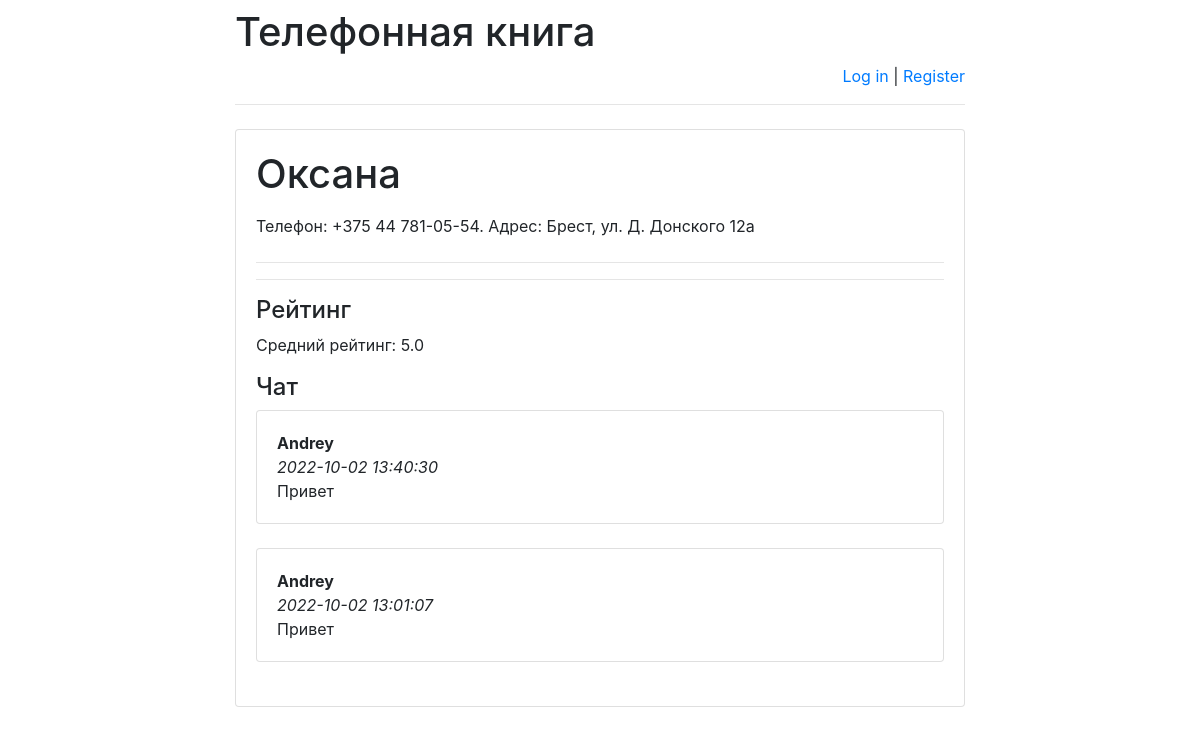
/persons/3/, run on the app's committed database.
### persons/models.py (models this page shows)
class Person(models.Model):
    person_text = models.CharField(max_length=255)
    pub_date = models.DateTimeField('date published')

class Address(models.Model):
    person = models.ForeignKey(Person, on_delete=models.CASCADE)
    text = models.CharField(max_length=255)

class Messages(models.Model):
    chat = models.ForeignKey(
        Person, verbose_name='Чат под человеком',
        on_delete=models.CASCADE)
    author = models.ForeignKey(
        User,
        verbose_name='Пользователь', on_delete=models.CASCADE)
    message = models.TextField('Сообщение')
    pub_date = models.DateTimeField(
        'Дата сообщения',
        default=timezone.now)

### persons/views.py (the view)
# urls.py: re_path(r'^([0-9]+)/$', views.detail, name='detail'),
def detail(request, person_id):
    error_message = None
    if "error_message" in request.GET:
        error_message = request.GET["error_message"]
    return render(
        request,
        "address.html",
        {
            "person": get_object_or_404(Person, pk=person_id),
            "error_message": error_message,
            "latest_messages":
                Messages.objects
                    .filter(chat_id=person_id)
                    .order_by('-pub_date')[:5],
            "already_rated_by_user":
                Mark.objects
                    .filter(author_id=request.user.id)
                    .filter(person_id=person_id)
                    .count(),
            "user_rating":
                Mark.objects
                    .filter(author_id=request.user.id)
                    .filter(person_id=person_id)
                    .aggregate(Avg('mark'))
                ["mark__avg"],
            "avg_mark":
                Mark.objects
                    .filter(person_id=person_id)
                    .aggregate(Avg('mark'))
                ["mark__avg"]
        }
    )

### persons/templates/address.html (shortened to what this page needs)
<!DOCTYPE html>
<html lang="en">
{% extends 'base.html' %}
{% block main %}
<head>
</head>
<body>
<h1>{{ person.person_text }}</h1>
<form action="address/" method="post">
    {% for address in person.address_set.all %}
        <span id="address{{ forloop.counter }}" value="{{ address.id }}" />
        <label for="address{{ forloop.counter }}{{ forloop.counter }}">
            {{ address.text}}
        </label><br>
    {% endfor %}
</form>
    <hr>
    <hr>
<h4>Рейтинг</h4>
    <p>Средний рейтинг:
        <span id="avg_mark_span">
            {{ avg_mark }}
        </span>
    </p>
    <h4>Чат</h4>
    <div id="history">
    {% for messages in latest_messages %}
        <div class="card">
        <div class="card-body">
            <strong>
                {{ messages.author.username }}
            </strong>
            <br/>
            <em>
                {{ messages.pub_date|date:'Y-m-d H:i:s' }}
            </em>
            <br/>
            {{ messages.message }}
        </div>
        </div>
        <br/>
    {% endfor %}
</div>
{% endblock %}

### data on the page
Person: person_text "Оксана"
Address: {{ address.id }} 3 (drawn), text "Телефон: +375 44 781-05-54. Адрес: Брест, ул. Д. Донского 12а"
Messages: author.username "Andrey", pub_date "2022-10-02 13:40:30", message "Привет"
Messages: author.username "Andrey", pub_date "2022-10-02 13:01:07", message "Привет"

### other printed values
{{ avg_mark }} "5.0"
